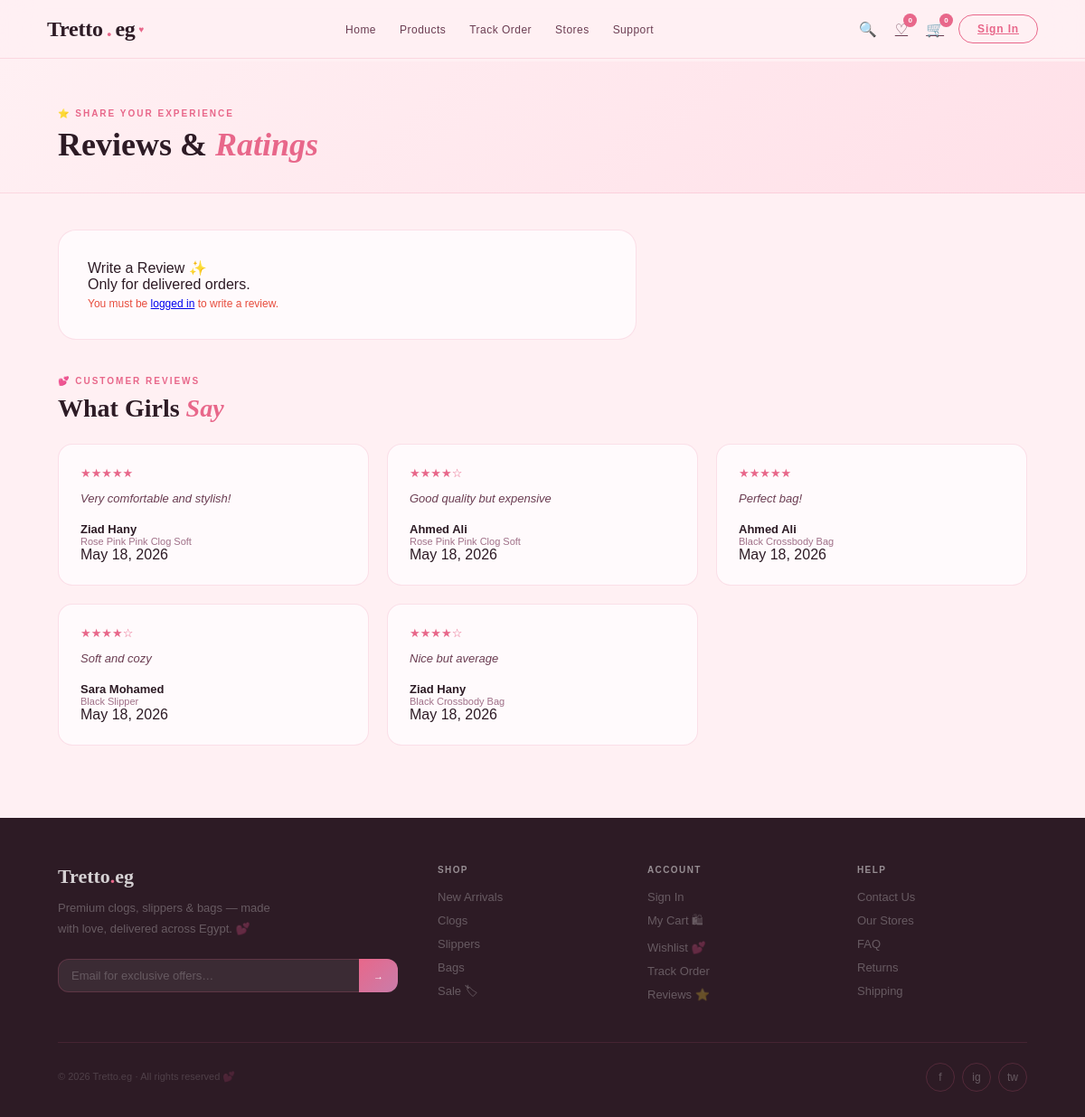
Screenshot of /MVC/View/GUI/reviews.php with the database file from the repository.
### tables this page shows
CREATE TABLE IF NOT EXISTS `review` (
  `review_ID` int NOT NULL AUTO_INCREMENT,
  `prod_ID` int NOT NULL,
  `userID` int NOT NULL,
  `rating` decimal(3,2) DEFAULT NULL,
  `comment` text,
  `reviewDate` timestamp NULL DEFAULT CURRENT_TIMESTAMP,
  `helpful_count` int DEFAULT '0',
  PRIMARY KEY (`review_ID`),
  KEY `prod_ID` (`prod_ID`),
  KEY `userID` (`userID`)
);

CREATE TABLE IF NOT EXISTS `users` (
  `userID` int NOT NULL AUTO_INCREMENT,
  `name` varchar(255) DEFAULT NULL,
  `email` varchar(100) DEFAULT NULL,
  `phone` varchar(20) DEFAULT NULL,
  `password` varchar(255) DEFAULT NULL,
  `address` varchar(255) DEFAULT NULL,
  `city` varchar(100) DEFAULT NULL,
  `country` varchar(100) DEFAULT NULL,
  `role` enum('user','admin') DEFAULT 'user',
  `registrationDate` timestamp NULL DEFAULT CURRENT_TIMESTAMP,
  PRIMARY KEY (`userID`),
  UNIQUE KEY `email` (`email`)
);

CREATE TABLE IF NOT EXISTS `product` (
  `PID` int NOT NULL AUTO_INCREMENT,
  `name` varchar(255) NOT NULL,
  `price` decimal(10,2) NOT NULL,
  `descriptions` text,
  `category` varchar(100) DEFAULT NULL,
  `Number_Of_Sells` int DEFAULT '0',
  `created_at` timestamp NULL DEFAULT CURRENT_TIMESTAMP,
  `BranchID` int DEFAULT NULL,
  PRIMARY KEY (`PID`),
  KEY `BranchID` (`BranchID`)
);

### MVC/Model/reviews.php (called while the page is built, shortened)
<?php
class ReviewModel
{
    private $conn;
    public function __construct($conn)
    {
        $this->conn = $conn;
    }
    public function getAllReviews()
    {
        $result = $this->conn->query("
            SELECT
                r.review_ID,
                r.rating,
                r.comment,
                r.reviewDate,
                r.helpful_count,
                u.name AS user_name,
                p.name AS product_name
            FROM review r
            LEFT JOIN users u ON r.userID = u.userID
            LEFT JOIN product p ON r.prod_ID = p.PID
            ORDER BY r.reviewDate DESC
        ");
        $reviews = [];
        if ($result) {
            while ($row = $result->fetch_assoc()) {
                $reviews[] = $row;
            }
        }
        return $reviews;
    }
}
?>

### MVC/View/GUI/reviews.php (the view, shortened to what this page needs)
<?php
require_once __DIR__ . "/../../../db.php";
require_once __DIR__ . "/../../Model/reviews.php";
$model = new ReviewModel($conn);
$reviews = $model->getAllReviews();
?>
<!DOCTYPE html>
<html lang="en">
<head>
    <link rel="stylesheet" href="../css/navbar.css">
    <link rel="stylesheet" href="../css/main.css">
    <link rel="stylesheet" href="../css/reviews.css">
</head>
<body>
    <?php include 'component/navbar.php'; ?>
    <div class="page" id="page-reviews">
        <div class="page-header">
            <div class="sec-tag">⭐ Share Your Experience</div>
            <h1 class="sec-title">Reviews & <em>Ratings</em></h1>
        </div>
        <div class="page-wrap">
            <div class="review-form-box">
                <div class="form-heading">Write a Review ✨</div>
                <div class="form-subheading">Only for delivered orders.</div>
                <?php if (!isset($_SESSION['userID'])): ?>
                    <div class="error-msg" style="display:block;">
                        You must be <a href="/Tretto.eg--System/MVC/View/GUI/login.php">logged in</a> to write a review.
                    </div>
                <?php elseif (empty($products)): ?>
                    <div class="error-msg" style="display:block;">
                        You have no delivered orders to review yet.
                    </div>
                <?php endif; ?>
            </div>
            <div style="margin-top:40px;">
                <div class="sec-tag">💕 Customer Reviews</div>
                <h2 class="sec-title" style="font-size:28px; margin-bottom:24px;">
                    What Girls <em>Say</em>
                </h2>
            </div>
            <div class="reviews-list" id="reviews-list">
                <?php if (!empty($reviews)): ?>
                    <?php foreach ($reviews as $row): ?>
                        <div class="rev-card">
                            <div class="rev-stars">
                                <?php
                                $stars = (int) round((float) $row['rating']);
                                echo str_repeat('★', $stars) . str_repeat('☆', 5 - $stars);
                                ?>
                            </div>
                            <p class="rev-text">
                                <?= $row['comment'] ?>
                            </p>
                            <div class="rev-name">
                                <?= $row['user_name'] ?? 'Anonymous' ?>
                            </div>
                            <div class="rev-prod">
                                <?= $row['product_name'] ?? 'Unknown Product' ?>
                            </div>
                            <div class="rev-date">
                                <?= date('M j, Y', strtotime($row['reviewDate'])) ?>
                            </div>
                        </div>
                    <?php endforeach; ?>
                <?php else: ?>
                    <p>No reviews yet. Be the first to share your experience!</p>
                <?php endif; ?>
            </div>
        </div>
    </div>
    <?php include 'component/footer.php'; ?>
</body>
</html>

### MVC/View/css/main.css (style rules this page uses)
*, *::before, *::after { box-sizing: border-box; margin: 0; padding: 0 }
:root { --blush: #FFF0F3; --blush2: #FFE0E8; --blush3: #FFD6E2; --rose: #E8678A; --rose-d: #C44A6D; --rose-l: #F5A0BB; --mauve: #C97DAA; --mauve-l: #E8C3D8; --nude: #F9EEE8; --nude2: #F0DDD4; --gold: #D4A8B0; --gold-a: #C9998A; --dark: #2D1B25; --mid: #6B3D52; --muted: #A07088; --white: #FFFAFC; --border: rgba(232, 103, 138, .18); --shadow: 0 8px 40px rgba(45, 27, 37, .1); }
html { scroll-behavior: smooth }
body { font-family: 'DM Sans', sans-serif; background: var(--blush); color: var(--dark); overflow-x: hidden; min-height: 100vh }
.page { padding-top: 68px; min-height: 100vh; animation: fadeIn .35s ease; position: relative; z-index: 1 }
.error-msg { font-size: 12px; color: #e74c3c; margin-top: 5px; font-weight: 500; display: none }
.sec-tag { font-size: 10px; letter-spacing: .2em; text-transform: uppercase; color: var(--rose); margin-bottom: 10px; font-weight: 700 }
.sec-title { font-family: 'Playfair Display', serif; font-size: clamp(28px, 3vw, 44px); font-weight: 700; line-height: 1.1; color: var(--dark) }
.sec-title em { font-style: italic; color: var(--rose) }
.page-header { padding: 52px 64px 32px; border-bottom: 1px solid var(--border); background: linear-gradient(135deg, var(--blush) 0%, var(--blush2) 100%) }
.page-wrap { padding: 40px 64px 80px }

### MVC/View/css/reviews.css (style rules this page uses)
.review-form-box { background: var(--white); border: 1.5px solid var(--border); padding: 32px; max-width: 640px; margin-bottom: 40px; border-radius: 20px }
.reviews-list { display: grid; grid-template-columns: repeat(3, 1fr); gap: 20px }
.rev-card { background: var(--white); padding: 24px; border: 1.5px solid var(--border); border-radius: 16px }
.rev-stars { font-size: 13px; color: var(--rose); margin-bottom: 10px }
.rev-text { font-size: 13px; line-height: 1.75; color: var(--mid); font-weight: 300; margin-bottom: 14px; font-style: italic }
.rev-name { font-size: 13px; font-weight: 700; color: var(--dark) }
.rev-prod { font-size: 11px; color: var(--muted) }

### rows the page displays
review: rating "★★★★★", comment "Very comfortable and stylish!", userID.name "Ziad Hany", product.name "Rose Pink Pink Clog Soft", reviewDate "May 18, 2026"
review: rating "★★★★", rating "☆", comment "Good quality but expensive", userID.name "Ahmed Ali", product.name "Rose Pink Pink Clog Soft", reviewDate "May 18, 2026"
review: rating "★★★★★", comment "Perfect bag!", userID.name "Ahmed Ali", product.name "Black Crossbody Bag", reviewDate "May 18, 2026"
review: rating "★★★★", rating "☆", comment "Soft and cozy", userID.name "Sara Mohamed", product.name "Black Slipper", reviewDate "May 18, 2026"
review: rating "★★★★", rating "☆", comment "Nice but average", userID.name "Ziad Hany", product.name "Black Crossbody Bag", reviewDate "May 18, 2026"

### other values shown
$favCount "0"
$numCart "0"
